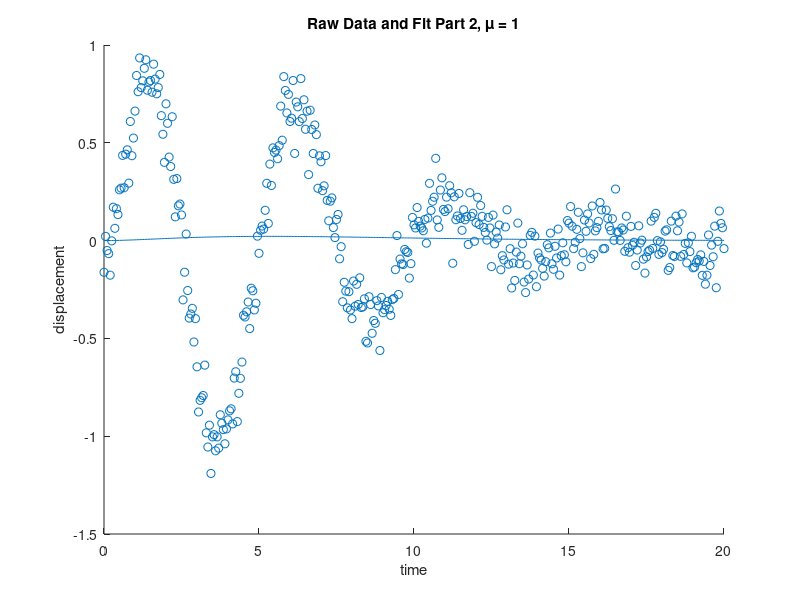

Reproduce this figure in MATLAB.
%% Prob 1 Part 2
clear all 
close all

[t, y] = textread('Problem1_TExpo_sineData.txt','%f%f','headerlines',1);

alpha = -0.4;
omega = 0.5;
xk = [alpha omega]';

J1 = t.^3 .* exp(alpha .* t) .* sin(omega .* t);
J2 = t.^2 .* exp(alpha .* t) .* cos(omega .* t);


J = [J1 J2];

model = t .* (exp(alpha .* t)) .* (sin(omega) .* t);

residual = y - model;

r2 = residual' * residual;


mu_start = 1;
mu_down = 50;
mu_up = 5;

% mu_rscout = mu_old * mu_up;
% mu_cont = mu_old/mu_down;

mmax = 5;

deltax = inv(J'*J + mu_start.*[1 0; 0 1]) *J' * residual ;
x0 = xk - deltax ;


model2 = t .* (exp(x0(1) .* t)) .* (sin(x0(2)) .* t);
residual2 = y - model2;

r22 = residual2' * residual2;
r22 < r2

alphatot = [xk(1) x0(1)];
omegatot = [xk(2) x0(2)];



mu = 0.1/50;
mtot = [1];
mutot = [mu_start mu];
rtotv = [r2 r22];

%% Iteration 2
r2_it = 100;
r2_baseline = r22;
m = 1;
while r2_it > r2_baseline
    
    
    Ja1 = t.^3 .* exp(alphatot(2) .* t) .* sin(omegatot(2) .* t);
    Ja2 = t.^2 .* exp(alphatot(2) .* t) .* cos(omegatot(2) .* t);
    Ja = [Ja1 Ja2];
      
    deltaxa = inv(J'*J + mu.*[1 0; 0 1]) *J' * residual2;

    x1a = x0 - deltaxa;
    
    model3a = t .* (exp(x1a(1) .* t)) .* (sin(x1a(2)) .* t);
    
    residual3a = y - model3a;

    r2_it = residual3a' * residual3a;
   
    
   
    
    if r2_it > r2_baseline
        mu = mu * mu_up;
    end
     m = m+1
end
    alphatota = [alphatot x1a(1)];
    omegatota = [omegatot x1a(2)];
    
if r2_it < r2_baseline
    mu = mu/mu_down;
else
    mu = mu;
end
mutot = [mutot mu];
mtot = [mtot m];
rtotv = [rtotv r2_it];
disp('Iteration 2')
m
mu
r2_it
disp('Next Iteration')

%% Iteration 3
    
r3_it = 100;
r2_baseline = r2_it;
m = 1;

while r3_it > r2_baseline || m == 5
    
    
    Ja1 = t.^3 .* exp(alphatota(3) .* t) .* sin(omegatota(3) .* t);
    Ja2 = t.^2 .* exp(alphatota(3) .* t) .* cos(omegatota(3) .* t);
    Ja = [Ja1 Ja2];
      
    deltaxa = inv(J'*J + mu.*[1 0; 0 1]) *J' * residual3a;

    x2a = x1a - deltaxa;
    
    model4a = t .* (exp(x2a(1) .* t)) .* (sin(x2a(2)) .* t);
    
    residual4a = y - model4a;

    r3_it = residual4a' * residual4a; 
    
   
    
    if r3_it > r2_baseline
        mu = mu * mu_up;
    end
     m = m+1
end
    alphatota = [alphatota x2a(1)];
    omegatota = [omegatota x2a(2)];
    
if r3_it < r2_baseline
    mu = mu/mu_down;
else
    mu = mu;
end
mutot = [mutot mu];
mtot = [mtot m];
rtotv = [rtotv r3_it];
disp('Iteration 3')
m
mu
r3_it
disp('Next Iteration')

%% Iteration 4
    
r4_it = 100;
r3_baseline = r3_it;
m = 1;

while r4_it > r3_baseline
    
    
    Ja1 = t.^3 .* exp(alphatota(4) .* t) .* sin(omegatota(4) .* t);
    Ja2 = t.^2 .* exp(alphatota(4) .* t) .* cos(omegatota(4) .* t);
    Ja = [Ja1 Ja2];
      
    deltaxa = inv(J'*J + mu.*[1 0; 0 1]) *J' * residual4a;

    x3a = x2a - deltaxa;
    
    model5a = t .* (exp(x3a(1) .* t)) .* (sin(x3a(2)) .* t);
    
    residual5a = y - model5a;

    r4_it = residual5a' * residual5a; 
    
   
    
    if r4_it > r3_baseline
        mu = mu * mu_up;
    end
    
     m = m+1
    if m == 5
        break
    end
end
    alphatota = [alphatota x3a(1)];
    omegatota = [omegatota x3a(2)];
    
if r4_it < r3_baseline
    mu = mu/mu_down;
else
    mu = mu;
end
mutot = [mutot mu];
mtot = [mtot m];
rtotv = [rtotv r4_it];
disp('Iteration 4')
m
mu
r4_it
disp('Next Iteration')


%% Iteration 5


r5_it = 100;
r4_baseline = r4_it;
m = 1;

while r5_it > r4_baseline
    
    
    Ja1 = t.^3 .* exp(alphatota(5) .* t) .* sin(omegatota(5) .* t);
    Ja2 = t.^2 .* exp(alphatota(5) .* t) .* cos(omegatota(5) .* t);
    Ja = [Ja1 Ja2];
      
    deltaxa = inv(J'*J + mu.*[1 0; 0 1]) *J' * residual5a;

    x4a = x3a - deltaxa;
    
    model6a = t .* (exp(x4a(1) .* t)) .* (sin(x4a(2)) .* t);
    
    residual6a = y - model6a;

    r5_it = residual6a' * residual6a; 
    
   
    
    if r5_it > r4_baseline
        mu = mu * mu_up;
    end
    
     m = m+1
    if m == 5
        break
    end
end
    alphatota = [alphatota x4a(1)];
    omegatota = [omegatota x4a(2)];
    
if r5_it < r4_baseline
    mu = mu/mu_down;
else
    mu = mu;
end
mutot = [mutot mu];
mtot = [mtot m];
rtotv = [rtotv r5_it];
disp('Iteration 5')
m
mu
r5_it
disp('Next Iteration')

%% Iteration 6


r6_it = 100;
r5_baseline = r5_it;
m = 1;

while r6_it > r5_baseline
    
    
    Ja1 = t.^3 .* exp(alphatota(6) .* t) .* sin(omegatota(6) .* t);
    Ja2 = t.^2 .* exp(alphatota(6) .* t) .* cos(omegatota(6) .* t);
    Ja = [Ja1 Ja2];
      
    deltaxa = inv(J'*J + mu.*[1 0; 0 1]) *J' * residual6a;

    x5a = x4a - deltaxa;
    
    model7a = t .* (exp(x5a(1) .* t)) .* (sin(x5a(2)) .* t);
    
    residual7a = y - model7a;

    r6_it = residual7a' * residual7a; 
    
   
    
    if r6_it > r5_baseline
        mu = mu * mu_up;
    end
    
     m = m+1
    if m == 5
        break
    end
end
    alphatota = [alphatota x5a(1)];
    omegatota = [omegatota x5a(2)];
    
if r6_it < r5_baseline
    mu = mu/mu_down;
else
    mu = mu;
end
mutot = [mutot mu];
mtot = [mtot m];
rtotv = [rtotv r6_it];
disp('Iteration 6')
m
mu
r6_it
disp('Next Iteration')

%% Iteration 7


r7_it = 100;
r6_baseline = r6_it;
m = 1;

while r7_it > r6_baseline
    
    
    Ja1 = t.^3 .* exp(alphatota(7) .* t) .* sin(omegatota(7) .* t);
    Ja2 = t.^2 .* exp(alphatota(7) .* t) .* cos(omegatota(7) .* t);
    Ja = [Ja1 Ja2];
      
    deltaxa = inv(J'*J + mu.*[1 0; 0 1]) *J' * residual7a;

    x6a = x5a - deltaxa;
    
    model8a = t .* (exp(x6a(1) .* t)) .* (sin(x6a(2)) .* t);
    
    residual8a = y - model8a;

    r7_it = residual8a' * residual8a; 
    
   
    
    if r7_it > r6_baseline
        mu = mu * mu_up;
    end
    
     m = m+1
    if m == 5
        break
    end
end
    alphatota = [alphatota x6a(1)];
    omegatota = [omegatota x6a(2)];
    
if r7_it < r6_baseline
    mu = mu/mu_down;
else
    mu = mu;
end
mutot = [mutot mu];
mtot = [mtot m];
rtotv = [rtotv r7_it];
disp('Iteration 7')
m
mu
r7_it
disp('Next Iteration')

%% Iteration 8


r8_it = 100;
r7_baseline = r7_it;
m = 1;

while r8_it > r7_baseline
    
    
    Ja1 = t.^3 .* exp(alphatota(8) .* t) .* sin(omegatota(8) .* t);
    Ja2 = t.^2 .* exp(alphatota(8) .* t) .* cos(omegatota(8) .* t);
    Ja = [Ja1 Ja2];
      
    deltaxa = inv(J'*J + mu.*[1 0; 0 1]) *J' * residual8a;

    x7a = x6a - deltaxa;
    
    model9a = t .* (exp(x7a(1) .* t)) .* (sin(x7a(2)) .* t);
    
    residual9a = y - model9a;

    r8_it = residual9a' * residual9a; 
    
   
    
    if r8_it > r7_baseline
        mu = mu * mu_up;
    end
    
     m = m+1
    if m == 5
        break
    end
end
    alphatota = [alphatota x7a(1)];
    omegatota = [omegatota x7a(2)];
    
if r8_it < r7_baseline
    mu = mu/mu_down;
else
    mu = mu;
end
mutot = [mutot mu];
mtot = [mtot m];
rtotv = [rtotv r8_it];
disp('Iteration 8')
m
mu
r8_it
disp('Next Iteration')

%% Iteration 9


r9_it = 100;
r8_baseline = r8_it;
m = 1;

while r9_it > r8_baseline
    
    
    Ja1 = t.^3 .* exp(alphatota(9) .* t) .* sin(omegatota(9) .* t);
    Ja2 = t.^2 .* exp(alphatota(9) .* t) .* cos(omegatota(9) .* t);
    Ja = [Ja1 Ja2];
      
    deltaxa = inv(J'*J + mu.*[1 0; 0 1]) *J' * residual9a;

    x8a = x7a - deltaxa;
    
    model10a = t .* (exp(x8a(1) .* t)) .* (sin(x8a(2)) .* t);
    
    residual10a = y - model10a;

    r9_it = residual10a' * residual10a; 
    
   
    
    if r9_it > r8_baseline
        mu = mu * mu_up;
    end
    
     m = m+1
    if m == 5
        break
    end
end
    alphatota = [alphatota x8a(1)];
    omegatota = [omegatota x8a(2)];
    
if r9_it < r8_baseline
    mu = mu/mu_down;
else
    mu = mu;
end
mutot = [mutot mu];
mtot = [mtot m];
rtotv = [rtotv r9_it];
disp('Iteration 9')
m
mu
r9_it
disp('Next Iteration')


%% Iteration 10


r10_it = 100;
r9_baseline = r9_it;
m = 1;

while r10_it > r9_baseline
    
    
    Ja1 = t.^3 .* exp(alphatota(10) .* t) .* sin(omegatota(10) .* t);
    Ja2 = t.^2 .* exp(alphatota(10) .* t) .* cos(omegatota(10) .* t);
    Ja = [Ja1 Ja2];
      
    deltaxa = inv(J'*J + mu.*[1 0; 0 1]) *J' * residual10a;

    x9a = x8a - deltaxa;
    
    model11a = t .* (exp(x8a(1) .* t)) .* (sin(x8a(2)) .* t);
    
    residual11a = y - model11a;

    r10_it = residual11a' * residual11a; 
    
   
    
    if r10_it > r9_baseline
        mu = mu * mu_up;
    end
    
     m = m+1
    if m == 5
        break
    end
end
    alphatota = [alphatota x9a(1)];
    omegatota = [omegatota x9a(2)];
    
if r10_it < r9_baseline
    mu = mu/mu_down;
else
    mu = mu;
end
mutot = [mutot mu];
mtot = [mtot m];
rtotv = [rtotv r10_it];
disp('Iteration 10')
m
mu
r10_it
disp('Next Iteration')

disp('Required 10 iterations to find final values')

f2 = figure('Name', 'Part 2 Plot over scatter, mu = 1');

scatter(t,y)
hold on
plot(t, model10a)
title('Raw Data and Fit Part 2, \mu = 1')
xlabel('time')
ylabel('displacement')

%% Echoing outputs for diary
diary vjprob1pt2_groupA.txt

echo on

mutot
mtot
rtotv
alphatota
omegatota

echo off